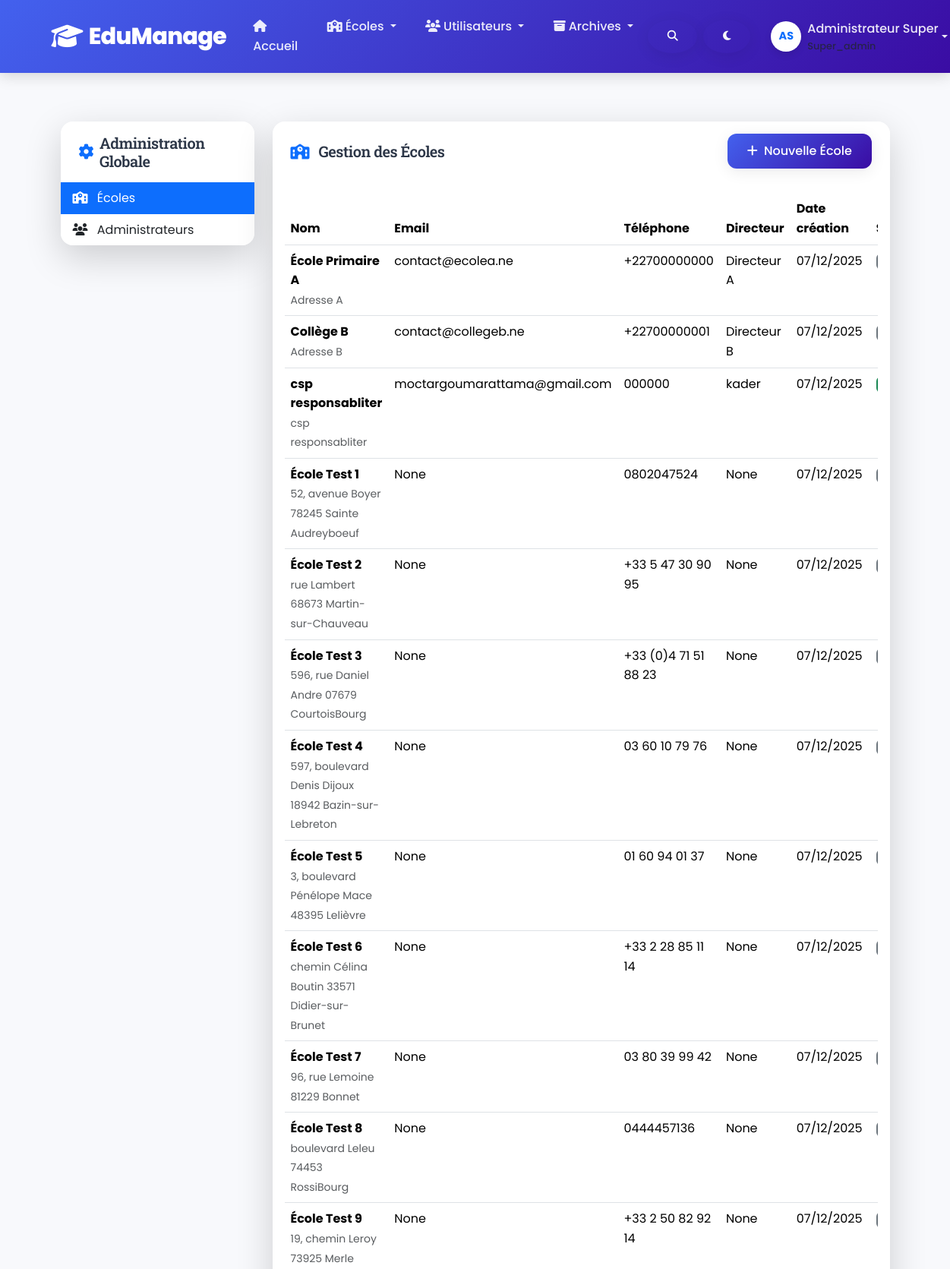
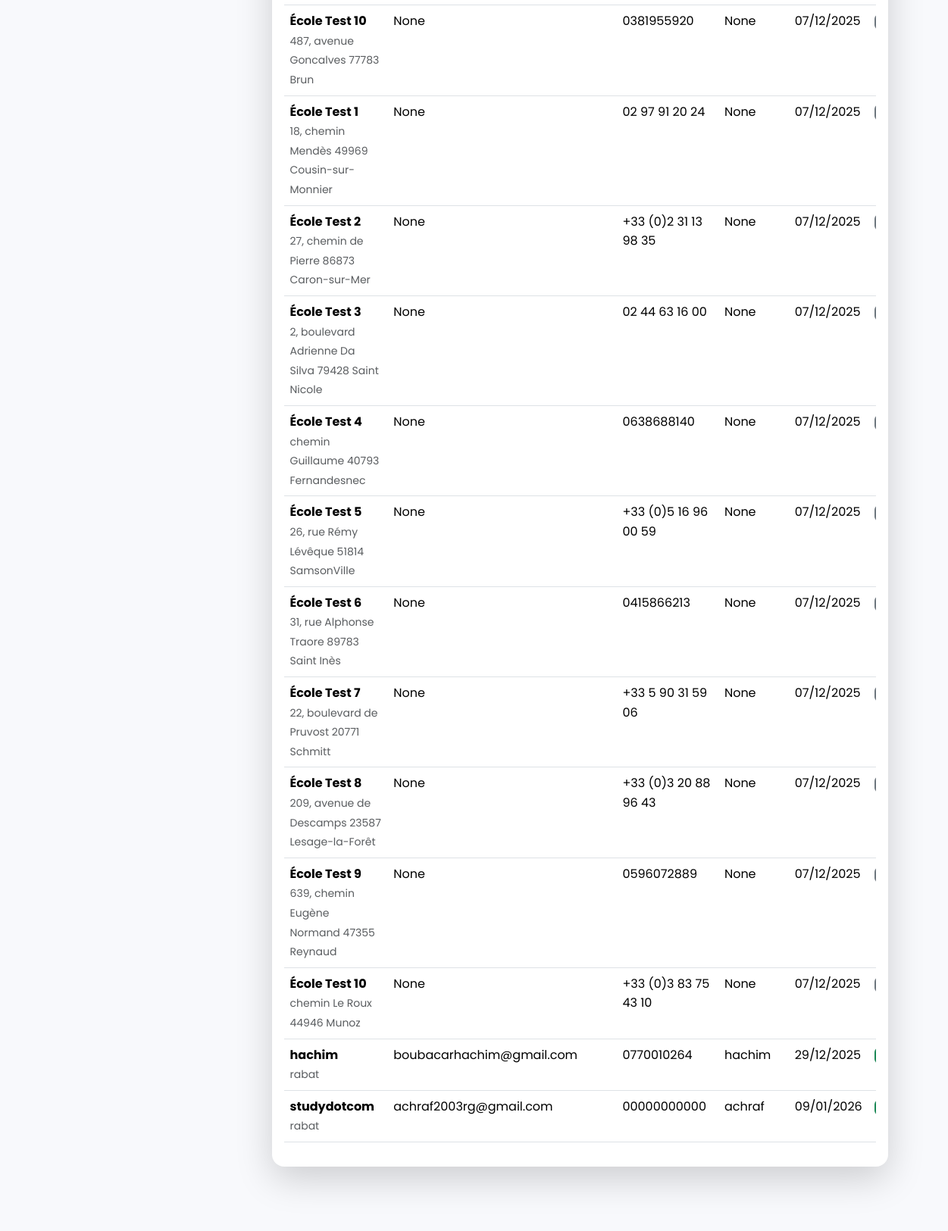
The app's page /profile (signed in, upper part) with its own data (2 pictures, top to bottom).
### app/models.py (models this page shows, shortened)
class Utilisateur(db.Model, UserMixin):
    __tablename__ = 'utilisateur'
    id = db.Column(db.Integer, primary_key=True)
    nom = db.Column(db.String(100), nullable=False)
    prenom = db.Column(db.String(100))
    email = db.Column(db.String(120), unique=True, nullable=False)
    mot_de_passe = db.Column(db.String(200), nullable=False)
    role = db.Column(db.String(20), nullable=False, default='parent')
    telephone = db.Column(db.String(20))
    statut = db.Column(db.String(20), default='actif')
    date_creation = db.Column(db.DateTime, default=datetime.utcnow)
    dernier_acces = db.Column(db.DateTime)
    ecole_id = db.Column(db.Integer, db.ForeignKey('ecole.id', ondelete='SET NULL'), nullable=True)
    ecole = db.relationship('Ecole', back_populates='utilisateurs')
    ecoles_gerees = db.relationship(
        'Ecole',
        secondary='gestion_ecole',
        back_populates='gestionnaires',
        lazy='dynamic'
    )
    enfants = db.relationship(
        'Eleve',
        back_populates='parent',
        lazy='dynamic',
        foreign_keys='Eleve.parent_id',
        passive_deletes=True
    )
    professeur_rel = db.relationship(
        'Professeur',
        back_populates='utilisateur',
        uselist=False,
        cascade="all, delete-orphan",
        passive_deletes=True
    )
    cours_enseignes = db.relationship(
        'Cours',
        back_populates='enseignant_utilisateur',
        lazy=True,
        foreign_keys='Cours.enseignant_id'
    )
    alertes = db.relationship('Alerte', back_populates='utilisateur', lazy=True)
    logs = db.relationship('Log', back_populates='utilisateur', lazy=True)

class Ecole(db.Model):
    __tablename__ = 'ecole'
    id = db.Column(db.Integer, primary_key=True)
    nom = db.Column(db.String(200), nullable=False)
    adresse = db.Column(db.String(300))
    telephone = db.Column(db.String(20))
    email = db.Column(db.String(120))
    directeur = db.Column(db.String(100))
    logo = db.Column(db.String(200), default='default_logo.png')
    statut = db.Column(db.String(20), default='actif')
    date_creation = db.Column(db.DateTime, default=datetime.utcnow)
    logo_path = db.Column(db.String(200))  # <-- champ existant
    utilisateurs = db.relationship(
        'Utilisateur',
        back_populates='ecole',
        cascade="all, delete-orphan",
        lazy=True
    )
    gestionnaires = db.relationship(
        'Utilisateur',
        secondary=gestion_ecole,
        back_populates='ecoles_gerees',
        lazy='dynamic'
    )
    classes = db.relationship('Classe', back_populates='ecole', lazy=True)
    eleves = db.relationship('Eleve', back_populates='ecole', lazy=True)
    professeurs = db.relationship('Professeur', back_populates='ecole', lazy=True)

### app/routes.py (the view, shortened to what this page needs)
@main.route('/profile')
@login_required
def profile():
    page = request.args.get('page', 1, type=int)
    per_page = min(request.args.get('limit', 10, type=int), 100)
    search = request.args.get('search', '', type=str)
    role_filter = request.args.get('role', '', type=str)
    ecole_filter = request.args.get('ecole', '', type=str)
    classe_filter = request.args.get('classe', '', type=str)
    statut_filter = request.args.get('statut', '', type=str)
    sort = request.args.get('sort', 'nom', type=str)
    order = request.args.get('order', 'asc', type=str)
    query = Utilisateur.query
    if current_user.role == 'super_admin':
        query = query.filter(Utilisateur.role.in_(['admin', 'super_admin']))
        ecoles = get_ecole_filter_query(Ecole).all()
        classes = []
        eleves = []
    else:
        query = query.filter(Utilisateur.id == current_user.id)
        ecoles = []
        classes = []
        eleves = []
    if role_filter:
        query = query.filter(Utilisateur.role == role_filter)
    if ecole_filter and current_user.role == 'super_admin' and ecole_filter.isdigit():
        query = query.filter(Utilisateur.ecole_id == int(ecole_filter))
    if statut_filter:
        query = query.filter(Utilisateur.statut == statut_filter)
    colonnes_autorisees = ['nom', 'prenom', 'email', 'role', 'statut']
    if sort not in colonnes_autorisees:
        sort = 'nom'
    sort_col = getattr(Utilisateur, sort)
    sort_col = sort_col.desc() if order == 'desc' else sort_col.asc()
    query = query.order_by(sort_col)
    utilisateurs = query.paginate(page=page, per_page=per_page, error_out=False)
    professeurs = []
    parents = []
    if current_user.role == 'super_admin':
        statistiques = {
            "total_eleves": Eleve.query.count(),
            "total_professeurs": Utilisateur.query.filter_by(role='enseignant').count(),
            "total_classes": Classe.query.count(),
            "total_ecoles": Ecole.query.count(),
            "taux_occupation": 75
        }
    else:
        statistiques = None
    return render_template(
        'profile.html',
        utilisateurs=utilisateurs,
        professeurs=professeurs,
        parents=parents,
        eleves=eleves,
        ecoles=ecoles,
        classes=classes,
        search=search,
        role_filter=role_filter,
        sort=sort,
        order=order,
        statistiques=statistiques
    )

### app/templates/profile.html (shortened to what this page needs)
{% extends "base.html" %}
{% block content %}
<div class="container-fluid py-4">
    <div class="row">
        <div class="col-lg-3 col-md-4 mb-4">
            <div class="card border-0 shadow-lg">
                <div class="card-header bg-white border-0 py-3">
                    <h5 class="mb-0 d-flex align-items-center">
                        <i class="fas fa-cog text-primary me-2"></i>
                        {% if current_user.role == 'super_admin' %}Administration Globale
                        {% else %}Administration - {{ current_user.ecole.nom if current_user.ecole else 'Mon École' }}
                        {% endif %}
                    </h5>
                </div>
                <div class="card-body p-0">
                    <div class="list-group list-group-flush">
                        {% if current_user.role == 'super_admin' %}
                            <a href="#ecoles" class="list-group-item list-group-item-action border-0 active" data-bs-toggle="tab">
                                <i class="fas fa-school me-2"></i> Écoles
                            </a>
                            <a href="#utilisateurs" class="list-group-item list-group-item-action border-0" data-bs-toggle="tab">
                                <i class="fas fa-users me-2"></i> Administrateurs
                            </a>
                        {% else %}
                            <a href="#profil" class="list-group-item list-group-item-action border-0 active" data-bs-toggle="tab">
                                <i class="fas fa-user me-2"></i> Mon Profil
                            </a>
                        {% endif %}
                    </div>
                </div>
            </div>
        </div>
        <div class="col-lg-9 col-md-8">
            <div class="tab-content">
                {% if current_user.role == 'super_admin' %}
                    <div class="tab-pane fade show active" id="ecoles">
                        <div class="card border-0 shadow-lg mb-4">
                            <div class="card-header bg-white border-0 py-3 d-flex justify-content-between align-items-center">
                                <h5 class="mb-0">
                                    <i class="fas fa-school me-2 text-primary"></i> Gestion des Écoles
                                </h5>
                                <button class="btn btn-primary" data-bs-toggle="modal" data-bs-target="#ajouterEcoleModal">
                                    <i class="fas fa-plus me-1"></i> Nouvelle École
                                </button>
                            </div>
                            <div class="card-body">
                                {% if ecoles %}
                                <div class="table-responsive">
                                    <table class="table table-hover">
                                        <thead>
                                            <tr>
                                                <th>Nom</th>
                                                <th>Email</th>
                                                <th>Téléphone</th>
                                                <th>Directeur</th>
                                                <th>Date création</th>
                                                <th>Statut</th>
                                            </tr>
                                        </thead>
                                        <tbody>
                                            {% for ecole in ecoles %}
                                            <tr>
                                                <td>
                                                    <div class="fw-bold">{{ ecole.nom }}</div>
                                                    <small class="text-muted">{{ ecole.adresse }}</small>
                                                </td>
                                                <td>{{ ecole.email }}</td>
                                                <td>{{ ecole.telephone }}</td>
                                                <td>{{ ecole.directeur }}</td>
                                                <td>{{ ecole.date_creation.strftime('%d/%m/%Y') if ecole.date_creation else 'N/A' }}</td>
                                                <td>
                                                </td>
                                            </tr>
                                            {% endfor %}
                                        </tbody>
                                    </table>
                                </div>
                                {% else %}
                                <div class="text-center py-4">
                                    <i class="fas fa-school fa-3x text-muted mb-3"></i>
                                    <p class="text-muted">Aucune école n'a été créée pour le moment.</p>
                                </div>
                                {% endif %}
                            </div>
                        </div>
                    </div>
                {% endif %}
            </div>
        </div>
    </div>
</div>
{% endblock %}

### app/templates/base.html (shortened to what this page needs)
<!DOCTYPE html>
<html lang="fr" data-bs-theme="light">
<head>
    <link href="https://cdn.jsdelivr.net/npm/bootstrap@5.3.2/dist/css/bootstrap.min.css" rel="stylesheet">
    <link rel="stylesheet" href="https://cdnjs.cloudflare.com/ajax/libs/font-awesome/6.4.0/css/all.min.css">
</head>
<body data-role="{{ current_user.role if current_user.is_authenticated else 'guest' }}">
    <nav class="navbar navbar-expand-lg navbar-dark">
        <div class="container">
            <a class="navbar-brand" href="{{ url_for('main.index') }}">
                <i class="fas fa-graduation-cap"></i>EduManage
            </a>
            <div class="collapse navbar-collapse" id="navbarNav">
                <ul class="navbar-nav me-auto">
                    {% if current_user.is_authenticated %}
                        {% if current_user.role == 'super_admin' %}
                            <li class="nav-item">
                                <a class="nav-link {{ 'active' if request.endpoint == 'main.index' }}" href="{{ url_for('main.index') }}">
                                    <i class="fas fa-home me-1"></i>Accueil
                                </a>
                            </li>
                            <li class="nav-item dropdown">
                                <a class="nav-link dropdown-toggle" href="#" role="button" data-bs-toggle="dropdown">
                                    <i class="fas fa-school me-1"></i>Écoles
                                </a>
                            </li>
                            <li class="nav-item dropdown">
                                <a class="nav-link dropdown-toggle" href="#" role="button" data-bs-toggle="dropdown">
                                    <i class="fas fa-users me-1"></i>Utilisateurs
                                </a>
                            </li>
                            <li class="nav-item dropdown">
                                <a class="nav-link dropdown-toggle" href="#" role="button" data-bs-toggle="dropdown">
                                    <i class="fas fa-archive me-1"></i>Archives
                                </a>
                            </li>
                        {% endif %}
                    {% endif %}
                </ul>
                <ul class="navbar-nav ms-auto">
                    {% if current_user.is_authenticated and current_user.role in ['admin', 'super_admin', 'enseignant', 'professeur'] %}
                    <li class="nav-item me-2 d-flex align-items-center">
                        <a href="{{ url_for('main.recherche') }}" class="btn btn-outline-light btn-sm rounded-circle" title="Recherche">
                            <i class="fas fa-search"></i>
                        </a>
                    </li>
                    {% endif %}
                    <li class="nav-item me-2 d-flex align-items-center">
                        <button class="btn btn-outline-light btn-sm rounded-circle" id="themeToggle" title="Changer le thème">
                            <i class="fas fa-moon"></i>
                        </button>
                    </li>
                    {% if current_user.is_authenticated %}
                    <li class="nav-item dropdown">
                        <a class="nav-link dropdown-toggle d-flex align-items-center" href="#" id="userDropdown" role="button" data-bs-toggle="dropdown" aria-expanded="false">
                            <div class="user-avatar rounded-circle bg-white text-primary d-flex justify-content-center align-items-center me-2"
                                 style="width: 40px; height: 40px; font-weight: bold; font-size: 0.9rem;">
                                {% if current_user.prenom and current_user.nom %}
                                    {{ current_user.prenom[0] }}{{ current_user.nom[0] }}
                                {% elif current_user.prenom %}
                                    {{ current_user.prenom[0] }}
                                {% elif current_user.nom %}
                                    {{ current_user.nom[0] }}
                                {% else %}
                                    <i class="fas fa-user"></i>
                                {% endif %}
                            </div>
                            <span>
                                {% if current_user.prenom and current_user.nom %}
                                    {{ current_user.prenom }} {{ current_user.nom }}
                                {% elif current_user.prenom %}
                                    {{ current_user.prenom }}
                                {% elif current_user.nom %}
                                    {{ current_user.nom }}
                                {% else %}
                                    {{ current_user.role | capitalize }}
                                {% endif %}
                                <small class="text-muted d-block" style="font-size: 0.8rem;">
                                </small>
                            </span>
                        </a>
                    </li>
                    {% endif %}
                </ul>
            </div>
        </div>
    </nav>
    <main class="main-content">
        <div class="container">
            {% block content %}{% endblock %}
        </div>
    </main>
</body>
</html>

### records on screen
Utilisateur: prenom "A", nom "S", prenom "Administrateur", nom "Super"
Ecole: nom "École Primaire A", adresse "Adresse A", email "contact@ecolea.ne", telephone "+22700000000", directeur "Directeur A", date_creation "07/12/2025"
Ecole: nom "Collège B", adresse "Adresse B", email "contact@collegeb.ne", telephone "+22700000001", directeur "Directeur B", date_creation "07/12/2025"
Ecole: nom "csp responsabliter", adresse "csp responsabliter", email "moctargoumarattama@gmail.com", telephone "000000", directeur "kader", date_creation "07/12/2025"
Ecole: nom "École Test 1", adresse "52, avenue Boyer 78245 Sainte Audreyboeuf", email "None", telephone "0802047524", directeur "None", date_creation "07/12/2025"
Ecole: nom "École Test 2", adresse "rue Lambert 68673 Martin-sur-Chauveau", email "None", telephone "+33 5 47 30 90 95", directeur "None", date_creation "07/12/2025"
Ecole: nom "École Test 3", adresse "596, rue Daniel Andre 07679 CourtoisBourg", email "None", telephone "+33 (0)4 71 51 88 23", directeur "None", date_creation "07/12/2025"
Ecole: nom "École Test 4", adresse "597, boulevard Denis Dijoux 18942 Bazin-sur-Lebreton", email "None", telephone "03 60 10 79 76", directeur "None", date_creation "07/12/2025"
Ecole: nom "École Test 5", adresse "3, boulevard Pénélope Mace 48395 Lelièvre", email "None", telephone "01 60 94 01 37", directeur "None", date_creation "07/12/2025"
Ecole: nom "École Test 6", adresse "chemin Célina Boutin 33571 Didier-sur-Brunet", email "None", telephone "+33 2 28 85 11 14", directeur "None", date_creation "07/12/2025"
Ecole: nom "École Test 7", adresse "96, rue Lemoine 81229 Bonnet", email "None", telephone "03 80 39 99 42", directeur "None", date_creation "07/12/2025"
Ecole: nom "École Test 8", adresse "boulevard Leleu 74453 RossiBourg", email "None", telephone "0444457136", directeur "None", date_creation "07/12/2025"
Ecole: nom "École Test 9", adresse "19, chemin Leroy 73925 Merle", email "None", telephone "+33 2 50 82 92 14", directeur "None", date_creation "07/12/2025"
Ecole: nom "École Test 10", adresse "487, avenue Goncalves 77783 Brun", email "None", telephone "0381955920", directeur "None", date_creation "07/12/2025"
Ecole: nom "École Test 1", adresse "18, chemin Mendès 49969 Cousin-sur-Monnier", email "None", telephone "02 97 91 20 24", directeur "None", date_creation "07/12/2025"
Ecole: nom "École Test 2", adresse "27, chemin de Pierre 86873 Caron-sur-Mer", email "None", telephone "+33 (0)2 31 13 98 35", directeur "None", date_creation "07/12/2025"
Ecole: nom "École Test 3", adresse "2, boulevard Adrienne Da Silva 79428 Saint Nicole", email "None", telephone "02 44 63 16 00", directeur "None", date_creation "07/12/2025"
Ecole: nom "École Test 4", adresse "chemin Guillaume 40793 Fernandesnec", email "None", telephone "0638688140", directeur "None", date_creation "07/12/2025"
Ecole: nom "École Test 5", adresse "26, rue Rémy Lévêque 51814 SamsonVille", email "None", telephone "+33 (0)5 16 96 00 59", directeur "None", date_creation "07/12/2025"
Ecole: nom "École Test 6", adresse "31, rue Alphonse Traore 89783 Saint Inès", email "None", telephone "0415866213", directeur "None", date_creation "07/12/2025"
Ecole: nom "École Test 7", adresse "22, boulevard de Pruvost 20771 Schmitt", email "None", telephone "+33 5 90 31 59 06", directeur "None", date_creation "07/12/2025"
Ecole: nom "École Test 8", adresse "209, avenue de Descamps 23587 Lesage-la-Forêt", email "None", telephone "+33 (0)3 20 88 96 43", directeur "None", date_creation "07/12/2025"
Ecole: nom "École Test 9", adresse "639, chemin Eugène Normand 47355 Reynaud", email "None", telephone "0596072889", directeur "None", date_creation "07/12/2025"
Ecole: nom "École Test 10", adresse "chemin Le Roux 44946 Munoz", email "None", telephone "+33 (0)3 83 75 43 10", directeur "None", date_creation "07/12/2025"
Ecole: nom "hachim", adresse "rabat", email "boubacarhachim@gmail.com", telephone "0770010264", directeur "hachim", date_creation "29/12/2025"
Ecole: nom "studydotcom", adresse "rabat", email "achraf2003rg@gmail.com", telephone "00000000000", directeur "achraf", date_creation "09/01/2026"
